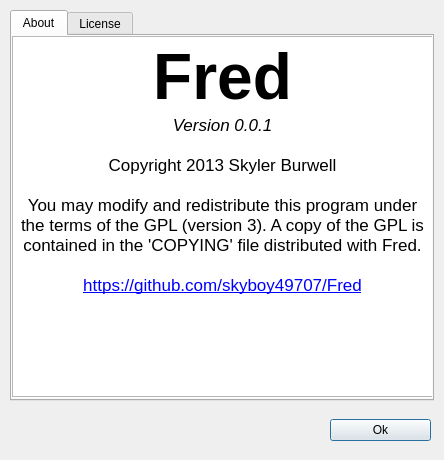
<?xml version="1.0" encoding="UTF-8"?>
<ui version="4.0">
 <class>aboutDialog</class>
 <widget class="QDialog" name="aboutDialog">
  <property name="geometry">
   <rect>
    <x>0</x>
    <y>0</y>
    <width>444</width>
    <height>460</height>
   </rect>
  </property>
  <property name="windowTitle">
   <string>About</string>
  </property>
  <widget class="QWidget" name="horizontalLayoutWidget">
   <property name="geometry">
    <rect>
     <x>10</x>
     <y>410</y>
     <width>421</width>
     <height>41</height>
    </rect>
   </property>
   <layout class="QHBoxLayout" name="horizontalLayout">
    <item>
     <spacer name="horizontalSpacer">
      <property name="orientation">
       <enum>Qt::Horizontal</enum>
      </property>
      <property name="sizeType">
       <enum>QSizePolicy::Fixed</enum>
      </property>
      <property name="sizeHint" stdset="0">
       <size>
        <width>320</width>
        <height>20</height>
       </size>
      </property>
     </spacer>
    </item>
    <item>
     <widget class="QPushButton" name="pushButton">
      <property name="text">
       <string>Ok</string>
      </property>
     </widget>
    </item>
   </layout>
  </widget>
  <widget class="QTabWidget" name="tabWidget">
   <property name="geometry">
    <rect>
     <x>10</x>
     <y>10</y>
     <width>424</width>
     <height>391</height>
    </rect>
   </property>
   <property name="currentIndex">
    <number>0</number>
   </property>
   <widget class="QWidget" name="tab">
    <attribute name="title">
     <string>About</string>
    </attribute>
    <widget class="QTextBrowser" name="textBrowser">
     <property name="geometry">
      <rect>
       <x>0</x>
       <y>0</y>
       <width>421</width>
       <height>361</height>
      </rect>
     </property>
     <property name="frameShape">
      <enum>QFrame::StyledPanel</enum>
     </property>
     <property name="html">
      <string>&lt;!DOCTYPE HTML PUBLIC &quot;-//W3C//DTD HTML 4.0//EN&quot; &quot;http://www.w3.org/TR/REC-html40/strict.dtd&quot;&gt;
&lt;html&gt;&lt;head&gt;&lt;meta name=&quot;qrichtext&quot; content=&quot;1&quot; /&gt;&lt;style type=&quot;text/css&quot;&gt;
p, li { white-space: pre-wrap; }
&lt;/style&gt;&lt;/head&gt;&lt;body style=&quot; font-family:'Lucida Grande'; font-size:13pt; font-weight:400; font-style:normal;&quot;&gt;
&lt;p align=&quot;center&quot; style=&quot; margin-top:0px; margin-bottom:0px; margin-left:0px; margin-right:0px; -qt-block-indent:0; text-indent:0px;&quot;&gt;&lt;span style=&quot; font-size:48pt; font-weight:600;&quot;&gt;Fred&lt;/span&gt;&lt;/p&gt;
&lt;p align=&quot;center&quot; style=&quot; margin-top:0px; margin-bottom:0px; margin-left:0px; margin-right:0px; -qt-block-indent:0; text-indent:0px;&quot;&gt;&lt;span style=&quot; font-style:italic;&quot;&gt;Version 0.0.1&lt;/span&gt;&lt;/p&gt;
&lt;p align=&quot;center&quot; style=&quot;-qt-paragraph-type:empty; margin-top:0px; margin-bottom:0px; margin-left:0px; margin-right:0px; -qt-block-indent:0; text-indent:0px; font-style:italic;&quot;&gt;&lt;br /&gt;&lt;/p&gt;
&lt;p align=&quot;center&quot; style=&quot; margin-top:0px; margin-bottom:0px; margin-left:0px; margin-right:0px; -qt-block-indent:0; text-indent:0px;&quot;&gt;Copyright 2013 Skyler Burwell&lt;br /&gt;&lt;/p&gt;
&lt;p align=&quot;center&quot; style=&quot; margin-top:0px; margin-bottom:0px; margin-left:0px; margin-right:0px; -qt-block-indent:0; text-indent:0px;&quot;&gt;You may modify and redistribute this program under the terms of the GPL (version 3). A copy of the GPL is contained in the 'COPYING' file distributed with Fred.&lt;/p&gt;
&lt;p align=&quot;center&quot; style=&quot;-qt-paragraph-type:empty; margin-top:0px; margin-bottom:0px; margin-left:0px; margin-right:0px; -qt-block-indent:0; text-indent:0px;&quot;&gt;&lt;br /&gt;&lt;/p&gt;
&lt;p align=&quot;center&quot; style=&quot; margin-top:0px; margin-bottom:0px; margin-left:0px; margin-right:0px; -qt-block-indent:0; text-indent:0px;&quot;&gt;&lt;a href=&quot;https://github.com/skyboy49707/Fred&quot;&gt;&lt;span style=&quot; text-decoration: underline; color:#0000ff;&quot;&gt;https://github.com/skyboy49707/Fred&lt;/span&gt;&lt;/a&gt;&lt;/p&gt;
&lt;p align=&quot;center&quot; style=&quot;-qt-paragraph-type:empty; margin-top:0px; margin-bottom:0px; margin-left:0px; margin-right:0px; -qt-block-indent:0; text-indent:0px;&quot;&gt;&lt;br /&gt;&lt;/p&gt;&lt;/body&gt;&lt;/html&gt;</string>
     </property>
     <property name="openExternalLinks">
      <bool>true</bool>
     </property>
    </widget>
   </widget>
   <widget class="QWidget" name="tab_2">
    <attribute name="title">
     <string>License</string>
    </attribute>
    <widget class="QTextBrowser" name="textBrowser_2">
     <property name="geometry">
      <rect>
       <x>0</x>
       <y>0</y>
       <width>421</width>
       <height>361</height>
      </rect>
     </property>
     <property name="html">
      <string>&lt;!DOCTYPE HTML PUBLIC &quot;-//W3C//DTD HTML 4.0//EN&quot; &quot;http://www.w3.org/TR/REC-html40/strict.dtd&quot;&gt;
&lt;html&gt;&lt;head&gt;&lt;meta name=&quot;qrichtext&quot; content=&quot;1&quot; /&gt;&lt;style type=&quot;text/css&quot;&gt;
p, li { white-space: pre-wrap; }
&lt;/style&gt;&lt;/head&gt;&lt;body style=&quot; font-family:'Lucida Grande'; font-size:13pt; font-weight:400; font-style:normal;&quot;&gt;
&lt;p style=&quot; margin-top:12px; margin-bottom:12px; margin-left:0px; margin-right:0px; -qt-block-indent:0; text-indent:0px;&quot;&gt;&lt;span style=&quot; font-family:'sans-serif'; font-size:large; font-weight:600;&quot;&gt;GNU GENERAL PUBLIC LICENSE&lt;/span&gt;&lt;/p&gt;
&lt;p style=&quot; margin-top:12px; margin-bottom:12px; margin-left:0px; margin-right:0px; -qt-block-indent:0; text-indent:0px;&quot;&gt;&lt;span style=&quot; font-family:'sans-serif'; font-size:16px;&quot;&gt;Version 3, 29 June 2007&lt;/span&gt;&lt;/p&gt;
&lt;p style=&quot; margin-top:12px; margin-bottom:12px; margin-left:0px; margin-right:0px; -qt-block-indent:0; text-indent:0px;&quot;&gt;&lt;span style=&quot; font-family:'sans-serif'; font-size:16px;&quot;&gt;Copyright © 2007 Free Software Foundation, Inc. &amp;lt;&lt;/span&gt;&lt;a href=&quot;http://fsf.org/&quot;&gt;&lt;span style=&quot; font-family:'sans-serif'; font-size:16px; text-decoration: underline; color:#0000ff;&quot;&gt;http://fsf.org/&lt;/span&gt;&lt;/a&gt;&lt;span style=&quot; font-family:'sans-serif'; font-size:16px;&quot;&gt;&amp;gt;&lt;/span&gt;&lt;/p&gt;
&lt;p style=&quot; margin-top:12px; margin-bottom:12px; margin-left:0px; margin-right:0px; -qt-block-indent:0; text-indent:0px;&quot;&gt;&lt;span style=&quot; font-family:'sans-serif'; font-size:16px;&quot;&gt;Everyone is permitted to copy and distribute verbatim copies of this license document, but changing it is not allowed.&lt;/span&gt;&lt;/p&gt;
&lt;p style=&quot; margin-top:0px; margin-bottom:0px; margin-left:0px; margin-right:0px; -qt-block-indent:0; text-indent:0px;&quot;&gt;&lt;a name=&quot;preamble&quot;&gt;&lt;/a&gt;&lt;span style=&quot; font-family:'sans-serif'; font-size:large; font-weight:600;&quot;&gt;P&lt;/span&gt;&lt;span style=&quot; font-family:'sans-serif'; font-size:large; font-weight:600;&quot;&gt;reamble&lt;/span&gt;&lt;/p&gt;
&lt;p style=&quot; margin-top:12px; margin-bottom:12px; margin-left:0px; margin-right:0px; -qt-block-indent:0; text-indent:0px;&quot;&gt;&lt;span style=&quot; font-family:'sans-serif'; font-size:16px;&quot;&gt;The GNU General Public License is a free, copyleft license for software and other kinds of works.&lt;/span&gt;&lt;/p&gt;
&lt;p style=&quot; margin-top:12px; margin-bottom:12px; margin-left:0px; margin-right:0px; -qt-block-indent:0; text-indent:0px;&quot;&gt;&lt;span style=&quot; font-family:'sans-serif'; font-size:16px;&quot;&gt;The licenses for most software and other practical works are designed to take away your freedom to share and change the works. By contrast, the GNU General Public License is intended to guarantee your freedom to share and change all versions of a program--to make sure it remains free software for all its users. We, the Free Software Foundation, use the GNU General Public License for most of our software; it applies also to any other work released this way by its authors. You can apply it to your programs, too.&lt;/span&gt;&lt;/p&gt;
&lt;p style=&quot; margin-top:12px; margin-bottom:12px; margin-left:0px; margin-right:0px; -qt-block-indent:0; text-indent:0px;&quot;&gt;&lt;span style=&quot; font-family:'sans-serif'; font-size:16px;&quot;&gt;When we speak of free software, we are referring to freedom, not price. Our General Public Licenses are designed to make sure that you have the freedom to distribute copies of free software (and charge for them if you wish), that you receive source code or can get it if you want it, that you can change the software or use pieces of it in new free programs, and that you know you can do these things.&lt;/span&gt;&lt;/p&gt;
&lt;p style=&quot; margin-top:12px; margin-bottom:12px; margin-left:0px; margin-right:0px; -qt-block-indent:0; text-indent:0px;&quot;&gt;&lt;span style=&quot; font-family:'sans-serif'; font-size:16px;&quot;&gt;To protect your rights, we need to prevent others from denying you these rights or asking you to surrender the rights. Therefore, you have certain responsibilities if you distribute copies of the software, or if you modify it: responsibilities to respect the freedom of others.&lt;/span&gt;&lt;/p&gt;
&lt;p style=&quot; margin-top:12px; margin-bottom:12px; margin-left:0px; margin-right:0px; -qt-block-indent:0; text-indent:0px;&quot;&gt;&lt;span style=&quot; font-family:'sans-serif'; font-size:16px;&quot;&gt;For example, if you distribute copies of such a program, whether gratis or for a fee, you must pass on to the recipients the same freedoms that you received. You must make sure that they, too, receive or can get the source code. And you must show them these terms so they know their rights.&lt;/span&gt;&lt;/p&gt;
&lt;p style=&quot; margin-top:12px; margin-bottom:12px; margin-left:0px; margin-right:0px; -qt-block-indent:0; text-indent:0px;&quot;&gt;&lt;span style=&quot; font-family:'sans-serif'; font-size:16px;&quot;&gt;Developers that use the GNU GPL protect your rights with two steps: (1) assert copyright on the software, and (2) offer you this License giving you legal permission to copy, distribute and/or modify it.&lt;/span&gt;&lt;/p&gt;
&lt;p style=&quot; margin-top:12px; margin-bottom:12px; margin-left:0px; margin-right:0px; -qt-block-indent:0; text-indent:0px;&quot;&gt;&lt;span style=&quot; font-family:'sans-serif'; font-size:16px;&quot;&gt;For the developers' and authors' protection, the GPL clearly explains that there is no warranty for this free software. For both users' and authors' sake, the GPL requires that modified versions be marked as changed, so that their problems will not be attributed erroneously to authors of previous versions.&lt;/span&gt;&lt;/p&gt;
&lt;p style=&quot; margin-top:12px; margin-bottom:12px; margin-left:0px; margin-right:0px; -qt-block-indent:0; text-indent:0px;&quot;&gt;&lt;span style=&quot; font-family:'sans-serif'; font-size:16px;&quot;&gt;Some devices are designed to deny users access to install or run modified versions of the software inside them, although the manufacturer can do so. This is fundamentally incompatible with the aim of protecting users' freedom to change the software. The systematic pattern of such abuse occurs in the area of products for individuals to use, which is precisely where it is most unacceptable. Therefore, we have designed this version of the GPL to prohibit the practice for those products. If such problems arise substantially in other domains, we stand ready to extend this provision to those domains in future versions of the GPL, as needed to protect the freedom of users.&lt;/span&gt;&lt;/p&gt;
&lt;p style=&quot; margin-top:12px; margin-bottom:12px; margin-left:0px; margin-right:0px; -qt-block-indent:0; text-indent:0px;&quot;&gt;&lt;span style=&quot; font-family:'sans-serif'; font-size:16px;&quot;&gt;Finally, every program is threatened constantly by software patents. States should not allow patents to restrict development and use of software on general-purpose computers, but in those that do, we wish to avoid the special danger that patents applied to a free program could make it effectively proprietary. To prevent this, the GPL assures that patents cannot be used to render the program non-free.&lt;/span&gt;&lt;/p&gt;
&lt;p style=&quot; margin-top:12px; margin-bottom:12px; margin-left:0px; margin-right:0px; -qt-block-indent:0; text-indent:0px;&quot;&gt;&lt;span style=&quot; font-family:'sans-serif'; font-size:16px;&quot;&gt;The precise terms and conditions for copying, distribution and modification follow.&lt;/span&gt;&lt;/p&gt;
&lt;p style=&quot; margin-top:0px; margin-bottom:0px; margin-left:0px; margin-right:0px; -qt-block-indent:0; text-indent:0px;&quot;&gt;&lt;a name=&quot;terms&quot;&gt;&lt;/a&gt;&lt;span style=&quot; font-family:'sans-serif'; font-size:large; font-weight:600;&quot;&gt;T&lt;/span&gt;&lt;span style=&quot; font-family:'sans-serif'; font-size:large; font-weight:600;&quot;&gt;ERMS AND CONDITIONS&lt;/span&gt;&lt;/p&gt;
&lt;p style=&quot; margin-top:0px; margin-bottom:0px; margin-left:0px; margin-right:0px; -qt-block-indent:0; text-indent:0px;&quot;&gt;&lt;a name=&quot;section0&quot;&gt;&lt;/a&gt;&lt;span style=&quot; font-family:'sans-serif'; font-size:medium; font-weight:600;&quot;&gt;0&lt;/span&gt;&lt;span style=&quot; font-family:'sans-serif'; font-size:medium; font-weight:600;&quot;&gt;. Definitions.&lt;/span&gt;&lt;/p&gt;
&lt;p style=&quot; margin-top:12px; margin-bottom:12px; margin-left:0px; margin-right:0px; -qt-block-indent:0; text-indent:0px;&quot;&gt;&lt;span style=&quot; font-family:'sans-serif'; font-size:16px;&quot;&gt;“This License” refers to version 3 of the GNU General Public License.&lt;/span&gt;&lt;/p&gt;
&lt;p style=&quot; margin-top:12px; margin-bottom:12px; margin-left:0px; margin-right:0px; -qt-block-indent:0; text-indent:0px;&quot;&gt;&lt;span style=&quot; font-family:'sans-serif'; font-size:16px;&quot;&gt;“Copyright” also means copyright-like laws that apply to other kinds of works, such as semiconductor masks.&lt;/span&gt;&lt;/p&gt;
&lt;p style=&quot; margin-top:12px; margin-bottom:12px; margin-left:0px; margin-right:0px; -qt-block-indent:0; text-indent:0px;&quot;&gt;&lt;span style=&quot; font-family:'sans-serif'; font-size:16px;&quot;&gt;“The Program” refers to any copyrightable work licensed under this License. Each licensee is addressed as “you”. “Licensees” and “recipients” may be individuals or organizations.&lt;/span&gt;&lt;/p&gt;
&lt;p style=&quot; margin-top:12px; margin-bottom:12px; margin-left:0px; margin-right:0px; -qt-block-indent:0; text-indent:0px;&quot;&gt;&lt;span style=&quot; font-family:'sans-serif'; font-size:16px;&quot;&gt;To “modify” a work means to copy from or adapt all or part of the work in a fashion requiring copyright permission, other than the making of an exact copy. The resulting work is called a “modified version” of the earlier work or a work “based on” the earlier work.&lt;/span&gt;&lt;/p&gt;
&lt;p style=&quot; margin-top:12px; margin-bottom:12px; margin-left:0px; margin-right:0px; -qt-block-indent:0; text-indent:0px;&quot;&gt;&lt;span style=&quot; font-family:'sans-serif'; font-size:16px;&quot;&gt;A “covered work” means either the unmodified Program or a work based on the Program.&lt;/span&gt;&lt;/p&gt;
&lt;p style=&quot; margin-top:12px; margin-bottom:12px; margin-left:0px; margin-right:0px; -qt-block-indent:0; text-indent:0px;&quot;&gt;&lt;span style=&quot; font-family:'sans-serif'; font-size:16px;&quot;&gt;To “propagate” a work means to do anything with it that, without permission, would make you directly or secondarily liable for infringement under applicable copyright law, except executing it on a computer or modifying a private copy. Propagation includes copying, distribution (with or without modification), making available to the public, and in some countries other activities as well.&lt;/span&gt;&lt;/p&gt;
&lt;p style=&quot; margin-top:12px; margin-bottom:12px; margin-left:0px; margin-right:0px; -qt-block-indent:0; text-indent:0px;&quot;&gt;&lt;span style=&quot; font-family:'sans-serif'; font-size:16px;&quot;&gt;To “convey” a work means any kind of propagation that enables other parties to make or receive copies. Mere interaction with a user through a computer network, with no transfer of a copy, is not conveying.&lt;/span&gt;&lt;/p&gt;
&lt;p style=&quot; margin-top:12px; margin-bottom:12px; margin-left:0px; margin-right:0px; -qt-block-indent:0; text-indent:0px;&quot;&gt;&lt;span style=&quot; font-family:'sans-serif'; font-size:16px;&quot;&gt;An interactive user interface displays “Appropriate Legal Notices” to the extent that it includes a convenient and prominently visible feature that (1) displays an appropriate copyright notice, and (2) tells the user that there is no warranty for the work (except to the extent that warranties are provided), that licensees may convey the work under this License, and how to view a copy of this License. If the interface presents a list of user commands or options, such as a menu, a prominent item in the list meets this criterion.&lt;/span&gt;&lt;/p&gt;
&lt;p style=&quot; margin-top:0px; margin-bottom:0px; margin-left:0px; margin-right:0px; -qt-block-indent:0; text-indent:0px;&quot;&gt;&lt;a name=&quot;section1&quot;&gt;&lt;/a&gt;&lt;span style=&quot; font-family:'sans-serif'; font-size:medium; font-weight:600;&quot;&gt;1&lt;/span&gt;&lt;span style=&quot; font-family:'sans-serif'; font-size:medium; font-weight:600;&quot;&gt;. Source Code.&lt;/span&gt;&lt;/p&gt;
&lt;p style=&quot; margin-top:12px; margin-bottom:12px; margin-left:0px; margin-right:0px; -qt-block-indent:0; text-indent:0px;&quot;&gt;&lt;span style=&quot; font-family:'sans-serif'; font-size:16px;&quot;&gt;The “source code” for a work means the preferred form of the work for making modifications to it. “Object code” means any non-source form of a work.&lt;/span&gt;&lt;/p&gt;
&lt;p style=&quot; margin-top:12px; margin-bottom:12px; margin-left:0px; margin-right:0px; -qt-block-indent:0; text-indent:0px;&quot;&gt;&lt;span style=&quot; font-family:'sans-serif'; font-size:16px;&quot;&gt;A “Standard Interface” means an interface that either is an official standard defined by a recognized standards body, or, in the case of interfaces specified for a particular programming language, one that is widely used among developers working in that language.&lt;/span&gt;&lt;/p&gt;
&lt;p style=&quot; margin-top:12px; margin-bottom:12px; margin-left:0px; margin-right:0px; -qt-block-indent:0; text-indent:0px;&quot;&gt;&lt;span style=&quot; font-family:'sans-serif'; font-size:16px;&quot;&gt;The “System Libraries” of an executable work include anything, other than the work as a whole, that (a) is included in the normal form of packaging a Major Component, but which is not part of that Major Component, and (b) serves only to enable use of the work with that Major Component, or to implement a Standard Interface for which an implementation is available to the public in source code form. A “Major Component”, in this context, means a major essential component (kernel, window system, and so on) of the specific operating system (if any) on which the executable work runs, or a compiler used to produce the work, or an object code interpreter used to run it.&lt;/span&gt;&lt;/p&gt;
&lt;p style=&quot; margin-top:12px; margin-bottom:12px; margin-left:0px; margin-right:0px; -qt-block-indent:0; text-indent:0px;&quot;&gt;&lt;span style=&quot; font-family:'sans-serif'; font-size:16px;&quot;&gt;The “Corresponding Source” for a work in object code form means all the source code needed to generate, install, and (for an executable work) run the object code and to modify the work, including scripts to control those activities. However, it does not include the work's System Libraries, or general-purpose tools or generally available free programs which are used unmodified in performing those activities but which are not part of the work. For example, Corresponding Source includes interface definition files associated with source files for the work, and the source code for shared libraries and dynamically linked subprograms that the work is specifically designed to require, such as by intimate data communication or control flow between those subprograms and other parts of the work.&lt;/span&gt;&lt;/p&gt;
&lt;p style=&quot; margin-top:12px; margin-bottom:12px; margin-left:0px; margin-right:0px; -qt-block-indent:0; text-indent:0px;&quot;&gt;&lt;span style=&quot; font-family:'sans-serif'; font-size:16px;&quot;&gt;The Corresponding Source need not include anything that users can regenerate automatically from other parts of the Corresponding Source.&lt;/span&gt;&lt;/p&gt;
&lt;p style=&quot; margin-top:12px; margin-bottom:12px; margin-left:0px; margin-right:0px; -qt-block-indent:0; text-indent:0px;&quot;&gt;&lt;span style=&quot; font-family:'sans-serif'; font-size:16px;&quot;&gt;The Corresponding Source for a work in source code form is that same work.&lt;/span&gt;&lt;/p&gt;
&lt;p style=&quot; margin-top:0px; margin-bottom:0px; margin-left:0px; margin-right:0px; -qt-block-indent:0; text-indent:0px;&quot;&gt;&lt;a name=&quot;section2&quot;&gt;&lt;/a&gt;&lt;span style=&quot; font-family:'sans-serif'; font-size:medium; font-weight:600;&quot;&gt;2&lt;/span&gt;&lt;span style=&quot; font-family:'sans-serif'; font-size:medium; font-weight:600;&quot;&gt;. Basic Permissions.&lt;/span&gt;&lt;/p&gt;
&lt;p style=&quot; margin-top:12px; margin-bottom:12px; margin-left:0px; margin-right:0px; -qt-block-indent:0; text-indent:0px;&quot;&gt;&lt;span style=&quot; font-family:'sans-serif'; font-size:16px;&quot;&gt;All rights granted under this License are granted for the term of copyright on the Program, and are irrevocable provided the stated conditions are met. This License explicitly affirms your unlimited permission to run the unmodified Program. The output from running a covered work is covered by this License only if the output, given its content, constitutes a covered work. This License acknowledges your rights of fair use or other equivalent, as provided by copyright law.&lt;/span&gt;&lt;/p&gt;
&lt;p style=&quot; margin-top:12px; margin-bottom:12px; margin-left:0px; margin-right:0px; -qt-block-indent:0; text-indent:0px;&quot;&gt;&lt;span style=&quot; font-family:'sans-serif'; font-size:16px;&quot;&gt;You may make, run and propagate covered works that you do not convey, without conditions so long as your license otherwise remains in force. You may convey covered works to others for the sole purpose of having them make modifications exclusively for you, or provide you with facilities for running those works, provided that you comply with the terms of this License in conveying all material for which you do not control copyright. Those thus making or running the covered works for you must do so exclusively on your behalf, under your direction and control, on terms that prohibit them from making any copies of your copyrighted material outside their relationship with you.&lt;/span&gt;&lt;/p&gt;
&lt;p style=&quot; margin-top:12px; margin-bottom:12px; margin-left:0px; margin-right:0px; -qt-block-indent:0; text-indent:0px;&quot;&gt;&lt;span style=&quot; font-family:'sans-serif'; font-size:16px;&quot;&gt;Conveying under any other circumstances is permitted solely under the conditions stated below. Sublicensing is not allowed; section 10 makes it unnecessary.&lt;/span&gt;&lt;/p&gt;
&lt;p style=&quot; margin-top:0px; margin-bottom:0px; margin-left:0px; margin-right:0px; -qt-block-indent:0; text-indent:0px;&quot;&gt;&lt;a name=&quot;section3&quot;&gt;&lt;/a&gt;&lt;span style=&quot; font-family:'sans-serif'; font-size:medium; font-weight:600;&quot;&gt;3&lt;/span&gt;&lt;span style=&quot; font-family:'sans-serif'; font-size:medium; font-weight:600;&quot;&gt;. Protecting Users' Legal Rights From Anti-Circumvention Law.&lt;/span&gt;&lt;/p&gt;
&lt;p style=&quot; margin-top:12px; margin-bottom:12px; margin-left:0px; margin-right:0px; -qt-block-indent:0; text-indent:0px;&quot;&gt;&lt;span style=&quot; font-family:'sans-serif'; font-size:16px;&quot;&gt;No covered work shall be deemed part of an effective technological measure under any applicable law fulfilling obligations under article 11 of the WIPO copyright treaty adopted on 20 December 1996, or similar laws prohibiting or restricting circumvention of such measures.&lt;/span&gt;&lt;/p&gt;
&lt;p style=&quot; margin-top:12px; margin-bottom:12px; margin-left:0px; margin-right:0px; -qt-block-indent:0; text-indent:0px;&quot;&gt;&lt;span style=&quot; font-family:'sans-serif'; font-size:16px;&quot;&gt;When you convey a covered work, you waive any legal power to forbid circumvention of technological measures to the extent such circumvention is effected by exercising rights under this License with respect to the covered work, and you disclaim any intention to limit operation or modification of the work as a means of enforcing, against the work's users, your or third parties' legal rights to forbid circumvention of technological measures.&lt;/span&gt;&lt;/p&gt;
&lt;p style=&quot; margin-top:0px; margin-bottom:0px; margin-left:0px; margin-right:0px; -qt-block-indent:0; text-indent:0px;&quot;&gt;&lt;a name=&quot;section4&quot;&gt;&lt;/a&gt;&lt;span style=&quot; font-family:'sans-serif'; font-size:medium; font-weight:600;&quot;&gt;4&lt;/span&gt;&lt;span style=&quot; font-family:'sans-serif'; font-size:medium; font-weight:600;&quot;&gt;. Conveying Verbatim Copies.&lt;/span&gt;&lt;/p&gt;
&lt;p style=&quot; margin-top:12px; margin-bottom:12px; margin-left:0px; margin-right:0px; -qt-block-indent:0; text-indent:0px;&quot;&gt;&lt;span style=&quot; font-family:'sans-serif'; font-size:16px;&quot;&gt;You may convey verbatim copies of the Program's source code as you receive it, in any medium, provided that you conspicuously and appropriately publish on each copy an appropriate copyright notice; keep intact all notices stating that this License and any non-permissive terms added in accord with section 7 apply to the code; keep intact all notices of the absence of any warranty; and give all recipients a copy of this License along with the Program.&lt;/span&gt;&lt;/p&gt;
&lt;p style=&quot; margin-top:12px; margin-bottom:12px; margin-left:0px; margin-right:0px; -qt-block-indent:0; text-indent:0px;&quot;&gt;&lt;span style=&quot; font-family:'sans-serif'; font-size:16px;&quot;&gt;You may charge any price or no price for each copy that you convey, and you may offer support or warranty protection for a fee.&lt;/span&gt;&lt;/p&gt;
&lt;p style=&quot; margin-top:0px; margin-bottom:0px; margin-left:0px; margin-right:0px; -qt-block-indent:0; text-indent:0px;&quot;&gt;&lt;a name=&quot;section5&quot;&gt;&lt;/a&gt;&lt;span style=&quot; font-family:'sans-serif'; font-size:medium; font-weight:600;&quot;&gt;5&lt;/span&gt;&lt;span style=&quot; font-family:'sans-serif'; font-size:medium; font-weight:600;&quot;&gt;. Conveying Modified Source Versions.&lt;/span&gt;&lt;/p&gt;
&lt;p style=&quot; margin-top:12px; margin-bottom:12px; margin-left:0px; margin-right:0px; -qt-block-indent:0; text-indent:0px;&quot;&gt;&lt;span style=&quot; font-family:'sans-serif'; font-size:16px;&quot;&gt;You may convey a work based on the Program, or the modifications to produce it from the Program, in the form of source code under the terms of section 4, provided that you also meet all of these conditions:&lt;/span&gt;&lt;/p&gt;&lt;/body&gt;&lt;/html&gt;</string>
     </property>
     <property name="openExternalLinks">
      <bool>true</bool>
     </property>
    </widget>
   </widget>
  </widget>
 </widget>
 <resources/>
 <connections>
  <connection>
   <sender>pushButton</sender>
   <signal>clicked()</signal>
   <receiver>aboutDialog</receiver>
   <slot>close()</slot>
   <hints>
    <hint type="sourcelabel">
     <x>370</x>
     <y>429</y>
    </hint>
    <hint type="destinationlabel">
     <x>255</x>
     <y>426</y>
    </hint>
   </hints>
  </connection>
 </connections>
</ui>
